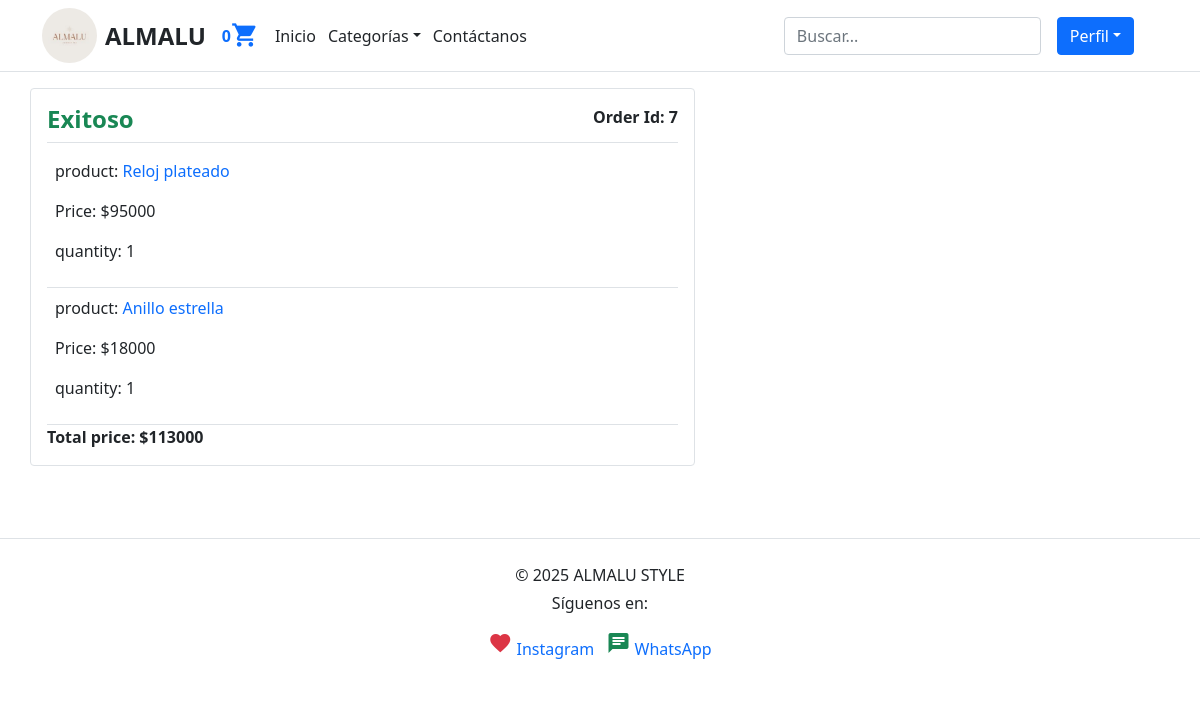
The page /orders/list (signed in) on the database as committed earlier.
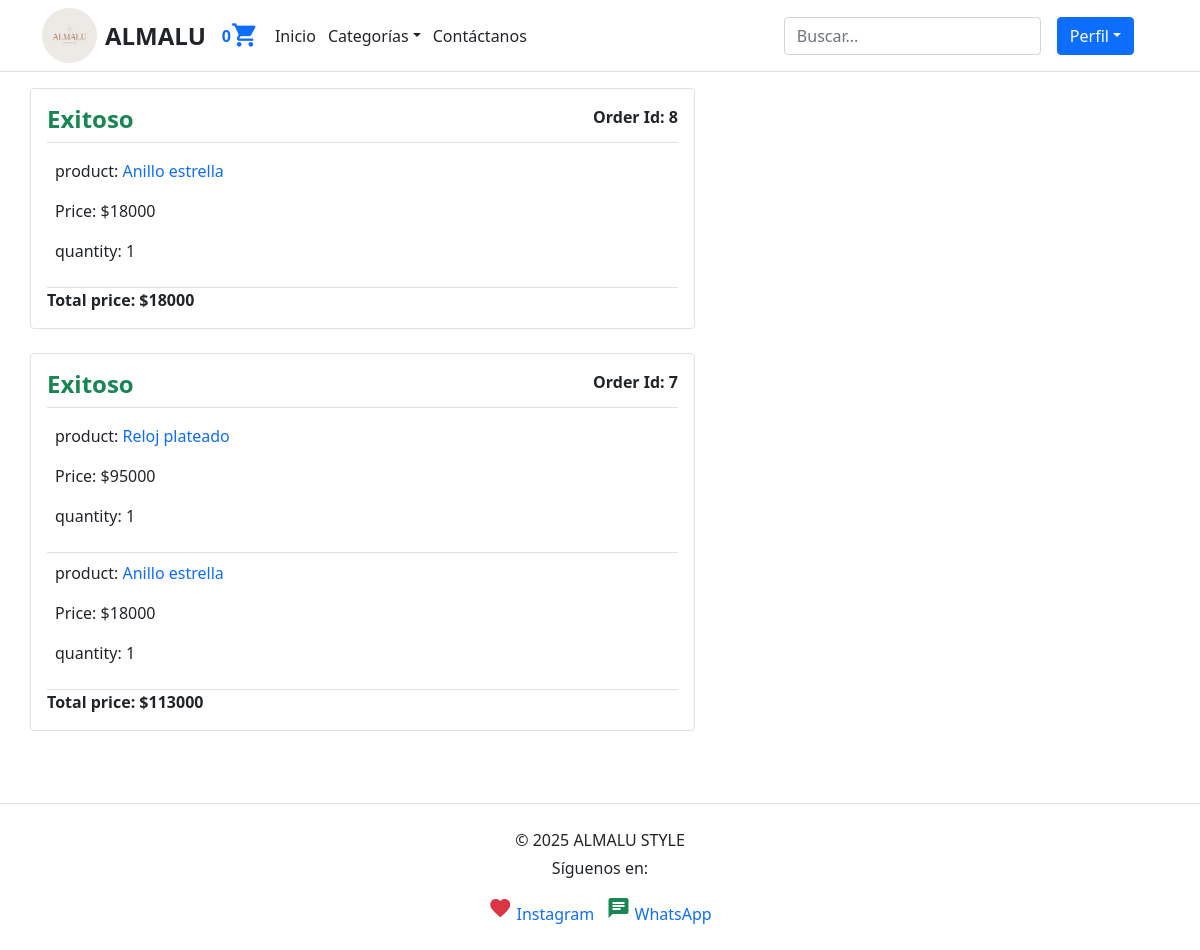
The same page on the database as committed later.
### orders/models.py (models this page shows, shortened)
class Order(models.Model):
    user = models.ForeignKey(User, on_delete=models.CASCADE, related_name='orders')
    created = models.DateTimeField(auto_now_add=True)
    updated = models.DateTimeField(auto_now=True)
    status = models.BooleanField(default=False)
    class Meta:
        ordering = ('-created',)
    @property
    def get_total_price(self):
        total = sum(item.get_cost() for item in self.items.all())
        return total

class OrderItem(models.Model):
    order = models.ForeignKey(Order, on_delete=models.CASCADE, related_name='items')
    product = models.ForeignKey(Product, on_delete=models.CASCADE, related_name='order_items')
    price = models.IntegerField()
    quantity = models.SmallIntegerField(default=1)
    def get_cost(self):
        return self.price * self.quantity

### shop/models.py (models this page shows, shortened)
class Product(models.Model):
    category = models.ForeignKey(Category, on_delete=models.CASCADE, related_name='category')
    image = models.ImageField(upload_to='products')
    title = models.CharField(max_length=250)
    description = models.TextField()
    price = models.IntegerField()
    date_created = models.DateTimeField(auto_now_add=True)
    slug = models.SlugField(unique=True)
    stock = models.PositiveIntegerField(default=0)
    class Meta:
        ordering = ('-date_created',)
    def get_absolute_url(self):
        return reverse('shop:product_detail', kwargs={'slug':self.slug})

### orders/views.py (the view)
# urls.py: path('list', views.user_orders, name='user_orders'),
@login_required
def user_orders(request):
    orders = request.user.orders.all()
    context = {'title':'Orders', 'orders': orders}
    return render(request, 'user_orders.html', context)

### cart/utils/cart.py (called while the page is built)
    def __iter__(self):
        product_ids = self.cart.keys()
        products = Product.objects.filter(id__in=product_ids)
        cart = self.cart.copy()
        for product in products:
            cart[str(product.id)]['product'] = product
        for item in cart.values():
            item['total_price'] = int(item['price']) * int(item['quantity'])
            yield item

    def add_cart_session(self):
        cart = self.session.get(CART_SESSION_ID)
        if not cart:
            cart = self.session[CART_SESSION_ID] = {}
        return cart

### online_shop/context_processors.py (called while the page is built)
def return_cart(request):
    cart = len(list(Cart(request)))
    return {'cart_count': cart}

def return_categories(request):
    categories = Category.objects.all()
    return {'categories': categories}

### shop/models.py (called while the page is built)
    def __str__(self):
        return self.title

### orders/templates/user_orders.html (shortened to what this page needs)
{% extends "base.html" %}
{% block content %}
{% if orders %}
{% for order in orders %}
<div class="col-md-7 mb-4 border rounded p-3">
<b style="float: right;">Order Id: {{ order.id }}</b>
{% if order.status %}
    <h4><b class="text-success">Exitoso</b></h4>
{% else %}
    <h3><b class="text-danger">Cancelado</b></h3>
{% endif %}
<div class="text-muted border-top pt-2"></div>
{% for item in order.items.all  %}
    <div class="border-bottom p-2">
        <p>product: <a class="text-decoration-none" href="{{ item.product.get_absolute_url }}">{{item.product.title}}</a></p>
        <p>Price: ${{item.price}}</p>
        <p>quantity: {{item.quantity}}</p>
    </div>
{% endfor %}
<b>Total price: ${{ order.get_total_price }}</b>
</div>
{% endfor %}
{% endif %}
{% endblock %}

Rows that differ between the two databases and show on the page:
added Order: id "8", status "Exitoso", get_total_price "18000"
added OrderItem: product "Anillo estrella", price "18000", quantity "1", shown under "8"
